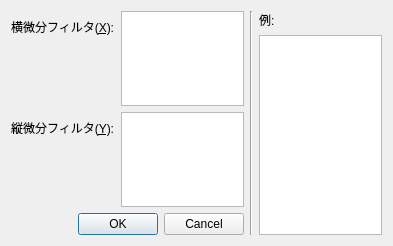
<?xml version="1.0" encoding="UTF-8"?>
<ui version="4.0">
 <class>NormFilterDialog</class>
 <widget class="QDialog" name="NormFilterDialog">
  <property name="geometry">
   <rect>
    <x>0</x>
    <y>0</y>
    <width>393</width>
    <height>246</height>
   </rect>
  </property>
  <property name="windowTitle">
   <string>勾配ノルムフィルタ</string>
  </property>
  <layout class="QHBoxLayout" name="horizontalLayout">
   <item>
    <layout class="QVBoxLayout" name="verticalLayout">
     <item>
      <layout class="QFormLayout" name="formLayout">
       <item row="0" column="0">
        <widget class="QLabel" name="label">
         <property name="text">
          <string>横微分フィルタ(&amp;X):</string>
         </property>
         <property name="buddy">
          <cstring>textEditX</cstring>
         </property>
        </widget>
       </item>
       <item row="0" column="1">
        <widget class="QTextEdit" name="textEditX">
         <property name="whatsThis">
          <string>フィルタ行列を入力します。</string>
         </property>
        </widget>
       </item>
       <item row="1" column="0">
        <widget class="QLabel" name="label_2">
         <property name="text">
          <string>縦微分フィルタ(&amp;Y):</string>
         </property>
         <property name="buddy">
          <cstring>textEditY</cstring>
         </property>
        </widget>
       </item>
       <item row="1" column="1">
        <widget class="QTextEdit" name="textEditY">
         <property name="whatsThis">
          <string>フィルタ行列を入力します。</string>
         </property>
        </widget>
       </item>
      </layout>
     </item>
     <item>
      <widget class="QDialogButtonBox" name="buttonBox">
       <property name="orientation">
        <enum>Qt::Horizontal</enum>
       </property>
       <property name="standardButtons">
        <set>QDialogButtonBox::Cancel|QDialogButtonBox::Ok</set>
       </property>
      </widget>
     </item>
    </layout>
   </item>
   <item>
    <widget class="Line" name="line">
     <property name="orientation">
      <enum>Qt::Vertical</enum>
     </property>
    </widget>
   </item>
   <item>
    <layout class="QVBoxLayout" name="verticalLayout_2">
     <item>
      <widget class="QLabel" name="label_3">
       <property name="text">
        <string>例:</string>
       </property>
       <property name="buddy">
        <cstring>listWidgetFilter</cstring>
       </property>
      </widget>
     </item>
     <item>
      <widget class="QListWidget" name="listWidgetFilter"/>
     </item>
    </layout>
   </item>
  </layout>
 </widget>
 <tabstops>
  <tabstop>textEditX</tabstop>
  <tabstop>textEditY</tabstop>
  <tabstop>buttonBox</tabstop>
  <tabstop>listWidgetFilter</tabstop>
 </tabstops>
 <resources/>
 <connections>
  <connection>
   <sender>buttonBox</sender>
   <signal>accepted()</signal>
   <receiver>NormFilterDialog</receiver>
   <slot>accept()</slot>
   <hints>
    <hint type="sourcelabel">
     <x>228</x>
     <y>422</y>
    </hint>
    <hint type="destinationlabel">
     <x>157</x>
     <y>274</y>
    </hint>
   </hints>
  </connection>
  <connection>
   <sender>buttonBox</sender>
   <signal>rejected()</signal>
   <receiver>NormFilterDialog</receiver>
   <slot>reject()</slot>
   <hints>
    <hint type="sourcelabel">
     <x>296</x>
     <y>428</y>
    </hint>
    <hint type="destinationlabel">
     <x>286</x>
     <y>274</y>
    </hint>
   </hints>
  </connection>
  <connection>
   <sender>listWidgetFilter</sender>
   <signal>doubleClicked(QModelIndex)</signal>
   <receiver>NormFilterDialog</receiver>
   <slot>accept()</slot>
   <hints>
    <hint type="sourcelabel">
     <x>501</x>
     <y>136</y>
    </hint>
    <hint type="destinationlabel">
     <x>640</x>
     <y>159</y>
    </hint>
   </hints>
  </connection>
  <connection>
   <sender>listWidgetFilter</sender>
   <signal>currentRowChanged(int)</signal>
   <receiver>NormFilterDialog</receiver>
   <slot>setExampleFilter(int)</slot>
   <hints>
    <hint type="sourcelabel">
     <x>537</x>
     <y>107</y>
    </hint>
    <hint type="destinationlabel">
     <x>637</x>
     <y>113</y>
    </hint>
   </hints>
  </connection>
 </connections>
 <slots>
  <slot>setExampleFilter(int)</slot>
 </slots>
</ui>
